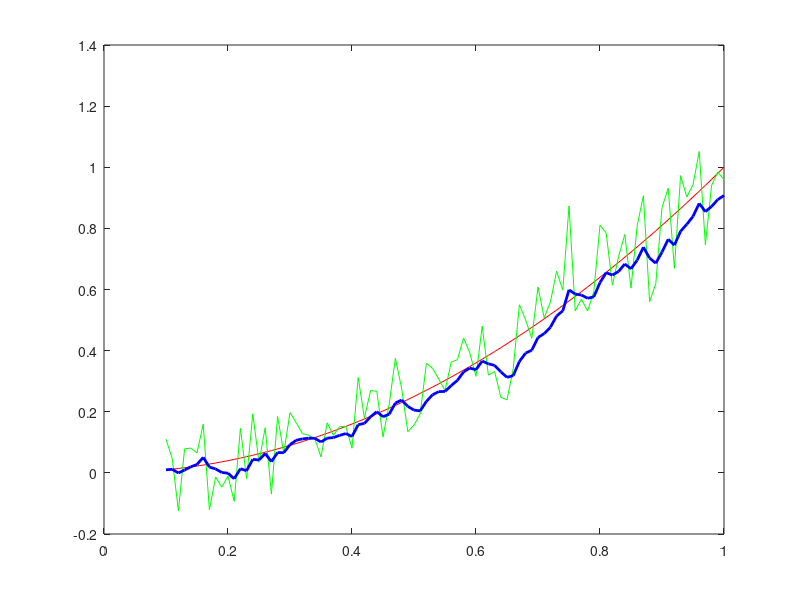

MATLAB code to generate this figure:
%Kalman Filter实例
%问题：用计算机生成一个含正态噪声的信号，使用KF滤波
%状态信号：x=t^2
%问题分析:
%X(k)=F*X(k-1)+Q 状态方程   Q:建模误差
%Y(k)=H*X(k)+R   观测方程   R:传感器误差
%%%KF滤波5大公式%%%
%%%预测步%%%
%Xminus(k)=F*Xplus(k-1)
%Pminus(k)=F*Pplus(k-1)*F'+Q
%%%更新步%%%
%K=Pminus(k)*H'*inv(H*Pminus(k)*H'+R)
%Xplus(k)=Xminus(k)+K*(Y(k)-H*Xminus(k))
%Pplus(k)=(I-K*H)Pminus(k)
%%%初始条件%%%
%Y(k) F H Q R

%生成一段时间t
t=0.1:0.01:1;
L=length(t);
%生成真实信号x(t)-->观测信号y(t)
%首先初始化
x=ones(1,L);
y=x;
%生成信号
for i=1:L
    x(i)=t(i)^2;
    y(i)=x(i)+normrnd(0,0.1);
end
%%%%信号生成完毕%%%%
%plot(t,x,'r',t,y,'g','LineWidth',2);
%红色：准确信号  绿色：观测信号
%实际初始只有观测信号
%%%%滤波算法%%%%
%根据状态方程以及观测方程 设定F,H,Q,R
%x(k)=x(k-1)+x'(k-1)*dt+x''(k-1)*dt^2*(1/2!)+Q
%y(k)=x(k)+R R~(0,1)
%此时状态变量X=[x(k),x'(k),x''(k)]' 列向量 
%x(k)=x(k-1)+x'(k-1)*dt+x''(k-1)*dt^2*(1/2!)+Q2
%x'(k)=0*x(k-1)+x'(k-1)+x''(k-1)*dt^2+Q3
%x''(k)=0*x(k-1)+0*x'(k-1)+x''(k-1)+Q4
%得F=[1    dt 0.5*dt^2
%     0    1    dt
%     0    0    1     ]
%H=[1,0,0] 行向量
%Q=[Q2,0,0
%   0,Q3,0
%   0,0,Q4]
%R=随便一个比较大的数（当传感器观测噪声较大不信任观测值时）
dt=t(2)-t(1);
F=[1,dt,0.5*dt^2;0,1,dt;0,0,1];
H=[1,0,0];
Q=[1,0,0;0,0.01,0;0,0,0.0001];%导数阶数越高，置信度越高，算是一个在不清楚信号规律的情况下较为精细的模型了
R=20;
%%%设置初值%%%
Xplus=zeros(3,L);%Xplus即为更新步之后KF最终得到的结果，因此写成数组存储
Xplus(1,1)=0.1^2;
Xplus(2,1)=0;%初值不重要，随便赋为0
Xplus(3,1)=0;
Pplus=[0.01,0,0;0,0.01,0;0,0,0.0001];%初始协方差，之后会不断的更新，没必要设为数组徒增烦恼
for i=2:L
    %%%预测步%%%
    Xminus=F*Xplus(:,i-1); %取出i-1列所有元素
    Pminus=F*Pplus*F'+Q;
    %%%更新步%%%
    K=(Pminus*H')*inv(H*Pminus*H'+R);
    Xplus(:,i)=Xminus+K*(y(i)-H*Xminus);
    Pplus=(eye(3)-K*H)*Pminus;
end
plot(t,x,'r',t,y,'g',t,Xplus(1,:),'b','LineWidth',2);
%蓝色：滤波后



